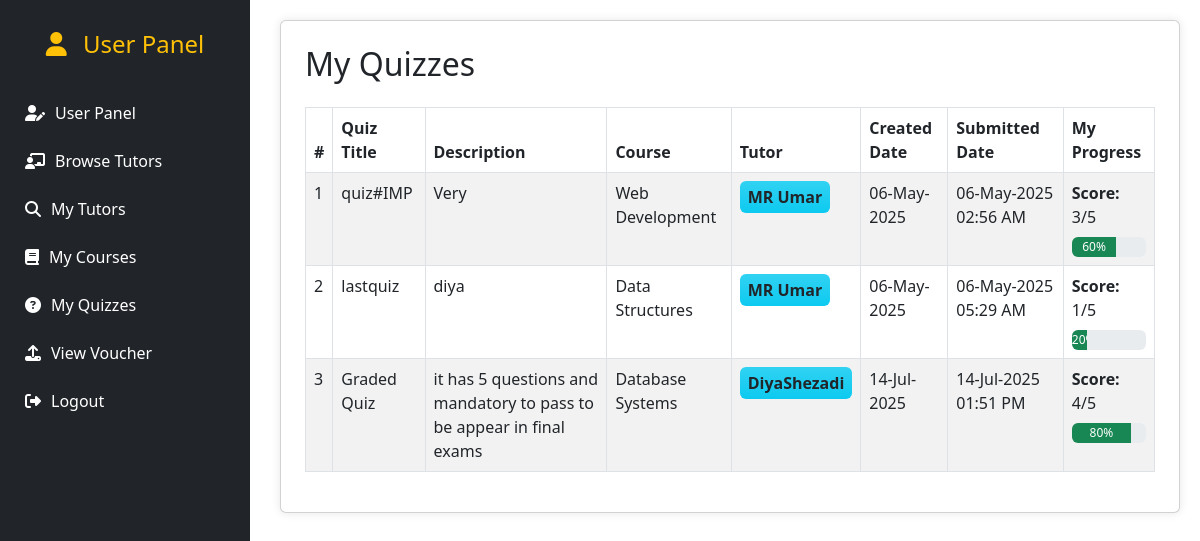
Page /User/view_quiz.php (signed in) on the committed database.
### tables this page shows
CREATE TABLE `quizzes` (
  `id` int(11) NOT NULL,
  `tutor_id` int(11) NOT NULL,
  `course_id` int(11) NOT NULL,
  `quiz_title` varchar(255) NOT NULL,
  `created_at` timestamp NOT NULL DEFAULT current_timestamp(),
  `quiz_description` text NOT NULL
);

CREATE TABLE `courses` (
  `id` int(11) NOT NULL,
  `course_name` varchar(100) NOT NULL
);

CREATE TABLE `tutors` (
  `id` int(11) NOT NULL,
  `tutorName` varchar(100) DEFAULT NULL,
  `tutorQualification` varchar(100) DEFAULT NULL,
  `tutorCategory` varchar(100) DEFAULT NULL,
  `tutorExperience` int(11) DEFAULT NULL,
  `tutorPicture` varchar(255) DEFAULT NULL,
  `tutorAddress` text DEFAULT NULL,
  `tutorMobile` varchar(20) DEFAULT NULL,
  `tutorFee` decimal(10,2) DEFAULT NULL,
  `password` varchar(255) NOT NULL,
  `resume` varchar(255) DEFAULT NULL
);

CREATE TABLE `quiz_results` (
  `id` int(11) NOT NULL,
  `user_id` int(11) NOT NULL,
  `quiz_id` int(11) NOT NULL,
  `total_marks` int(11) NOT NULL,
  `obtained_marks` int(11) NOT NULL,
  `submitted_at` timestamp NOT NULL DEFAULT current_timestamp()
);

### User/view_quiz.php (the view, shortened to what this page needs)
<?php
include '../db_connection.php';
$userID = $_SESSION['user_id'];
$sql_courses = "SELECT course_id FROM user_courses WHERE user_id = ?";
$stmt_courses = $conn->prepare($sql_courses);
$stmt_courses->bind_param("i", $userID);
$stmt_courses->execute();
$result_courses = $stmt_courses->get_result();
$courseIDs = [];
while ($row = $result_courses->fetch_assoc()) {
    $courseIDs[] = $row['course_id'];
}
if (count($courseIDs) > 0) {
    $placeholders = implode(',', array_fill(0, count($courseIDs), '?'));
    $sql = "SELECT q.*, c.course_name, t.tutorName
            FROM quizzes q
            JOIN courses c ON q.course_id = c.id
            JOIN tutors t ON q.tutor_id = t.id
            WHERE q.course_id IN ($placeholders)";
    $stmt = $conn->prepare($sql);
    $types = str_repeat('i', count($courseIDs));
    $stmt->bind_param($types, ...$courseIDs);
    $stmt->execute();
    $result = $stmt->get_result();
} else {
    $result = false;
}
?>
<!DOCTYPE html>
<html lang="en">
<head>
    <link href="https://cdn.jsdelivr.net/npm/bootstrap@5.3.0/dist/css/bootstrap.min.css" rel="stylesheet">
</head>
<body>
<?php include 'sidebar_user.php'; ?>
<div class="content">
    <div class="card p-4">
        <h2 class="mb-4">My Quizzes</h2>
        <?php if ($result && $result->num_rows > 0) { ?>
            <table class="table table-bordered table-striped">
                <thead>
                    <tr>
                        <th>#</th>
                        <th>Quiz Title</th>
                        <th>Description</th>
                        <th>Course</th>
                        <th>Tutor</th>
                        <th>Created Date</th>
                        <th>Submitted Date</th>
                        <th>My Progress</th>
                    </tr>
                </thead>
                <tbody>
                    <?php
                    $i = 1;
                    while ($quiz = $result->fetch_assoc()) {
                        $quizID = $quiz['id'];
                        $stmt_result = $conn->prepare("SELECT * FROM quiz_results WHERE user_id = ? AND quiz_id = ?");
                        $stmt_result->bind_param("ii", $userID, $quizID);
                        $stmt_result->execute();
                        $res = $stmt_result->get_result();
                        $submitted_date = '-';
                        $progress = '';
                        if ($res->num_rows > 0) {
                            $row = $res->fetch_assoc();
                            $obtained = $row['obtained_marks'];
                            $total = $row['total_marks'];
                            $submitted_date = date('d-M-Y h:i A', strtotime($row['submitted_at']));
                            $percentage = round(($obtained / $total) * 100);
                            $progress = "
                                <div><strong>Score:</strong> $obtained/$total</div>
                                <div class='progress mt-2' style='height: 20px;'>
                                    <div class='progress-bar bg-success' role='progressbar' style='width: $percentage%;'>
                                        $percentage%
                                    </div>
                                </div>
                            ";
                        } else {
                            $progress = "<a href='start_quiz.php?quiz_id=$quizID' class='btn btn-sm btn-success'>Take Quiz</a>";
                        }
                    ?>
                        <tr>
                            <td><?= $i++; ?></td>
                            <td><?= htmlspecialchars($quiz['quiz_title']); ?></td>
                            <td><?= htmlspecialchars($quiz['quiz_description']); ?></td>
                            <td><?= htmlspecialchars($quiz['course_name']); ?></td>
                            <td><span class="badge bg-gradient bg-info text-dark p-2 fs-6"><?= htmlspecialchars($quiz['tutorName']); ?></span></td>
                            <td><?= date('d-M-Y', strtotime($quiz['created_at'])) ?></td>
                            <td><?= $submitted_date ?></td>
                            <td><?= $progress ?></td>
                        </tr>
                    <?php } ?>
                </tbody>
            </table>
        <?php } else { ?>
            <div class="alert alert-info">No quizzes found for your enrolled courses.</div>
        <?php } ?>
    </div>
</div>
</body>
</html>

### User/view_quiz.php (style rules this page uses)
body { background: #f0f2f5; }
.content { margin-left: 260px; padding: 20px; }
.card { background: #fff; border-radius: 10px; box-shadow: 0 0 10px rgba(0,0,0,0.1); }
th { background-color: #007bff; color: white; }

### rows in the picture
quizzes: quiz_title "quiz#IMP", quiz_description "Very", course.course_name "Web Development", tutor.tutorName "MR Umar", created_at "06-May-2025", quiz_results.submitted_at "06-May-2025 02:56 AM", quiz_results.obtained_marks "3", quiz_results.total_marks "5", quiz_results.obtained_marks+total_marks "60"
quizzes: quiz_title "lastquiz", quiz_description "diya", course.course_name "Data Structures", tutor.tutorName "MR Umar", created_at "06-May-2025", quiz_results.submitted_at "06-May-2025 05:29 AM", quiz_results.obtained_marks "1", quiz_results.total_marks "5", quiz_results.obtained_marks+total_marks "20"
quizzes: quiz_title "Graded Quiz", quiz_description "it has 5 questions and mandatory to pass to be appear in final exams", course.course_name "Database Systems", tutor.tutorName "DiyaShezadi", created_at "14-Jul-2025", quiz_results.submitted_at "14-Jul-2025 01:51 PM", quiz_results.obtained_marks "4", quiz_results.total_marks "5", quiz_results.obtained_marks+total_marks "80"
